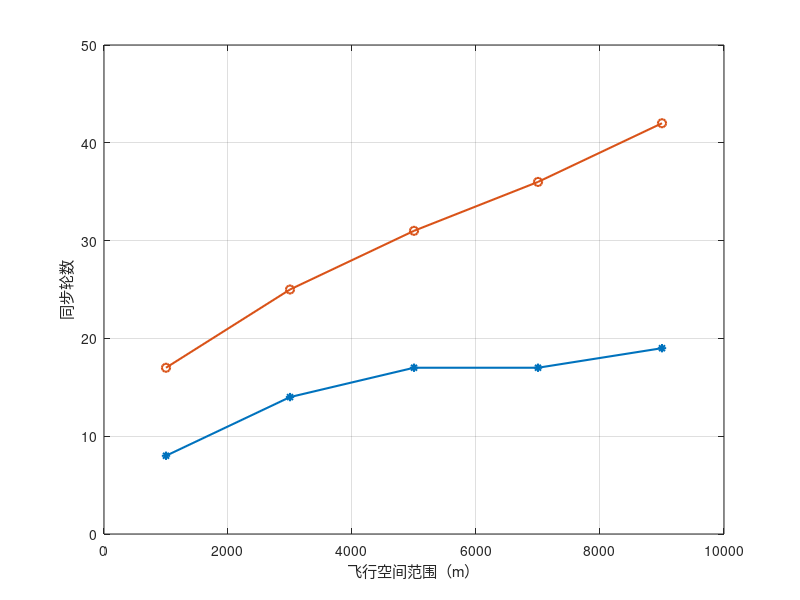

Reproduce this figure in MATLAB.
x=[1000,3000,5000,7000,9000];
y1=[8,14,17,17,19];
y2=[17,25,31,36,42];
figure;
plot(x,y1,'-*','LineWidth',1.5);
hold on;
plot(x,y2,'-o','LineWidth',1.5);
grid on;
xlabel('飞行空间范围（m）');
ylabel('同步轮数');